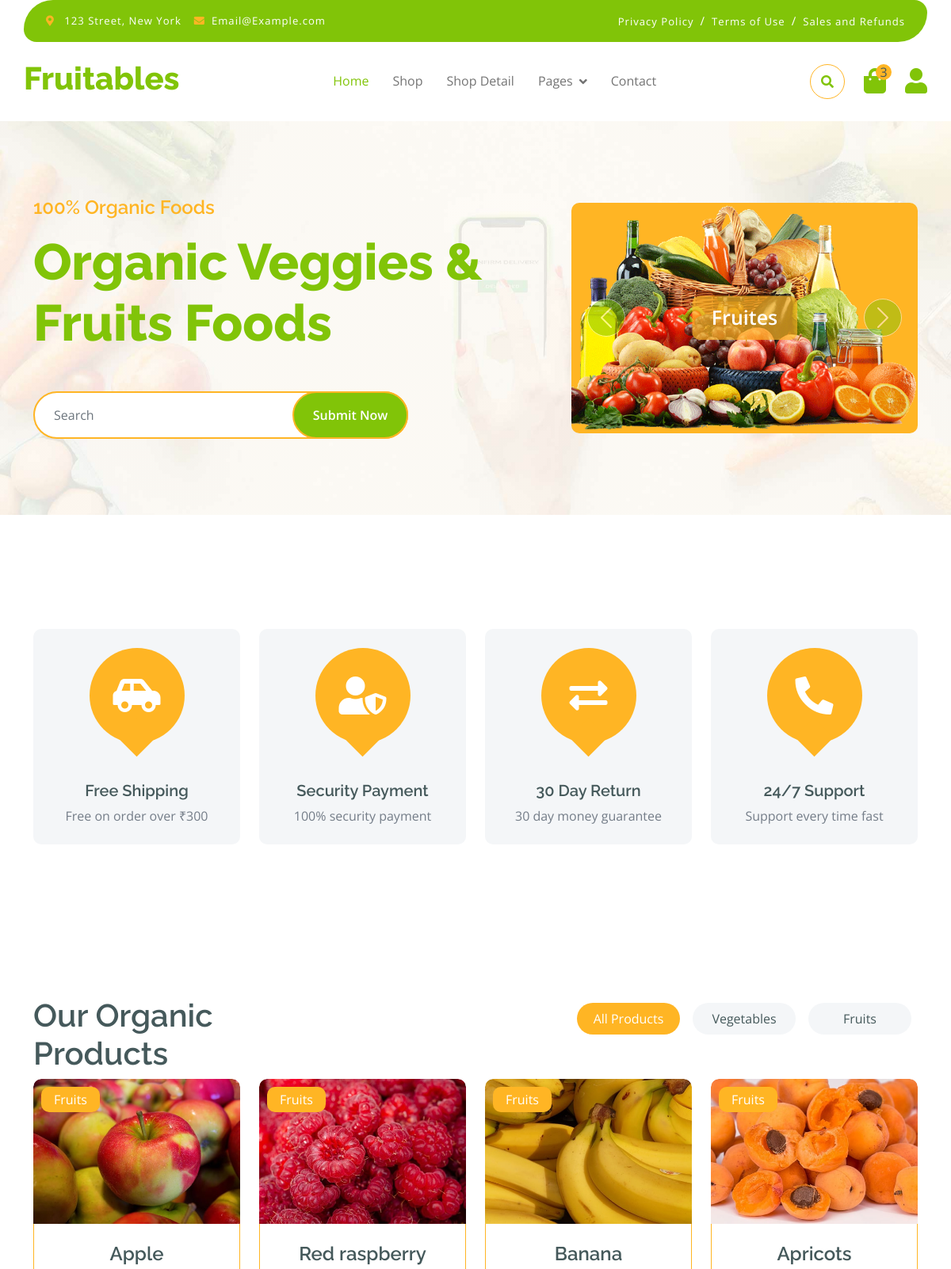
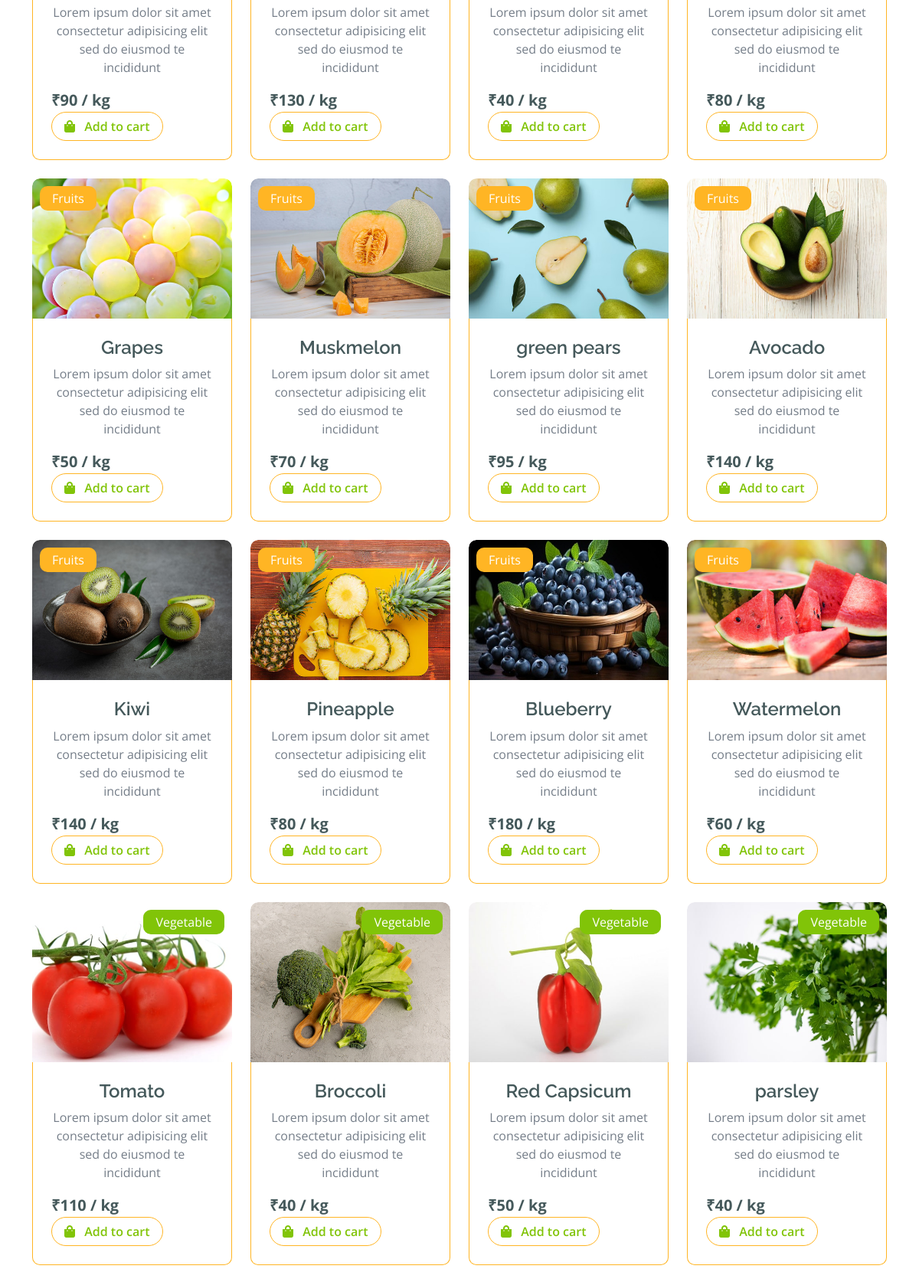
Page /index/ (signed in, upper part) on the committed database (2 pictures, top to bottom).
### app1/models.py (models this page shows, shortened)
class Product(models.Model):
    product_name = models.CharField(max_length=50)
    product_price = models.IntegerField()
    product_quantity = models.IntegerField()
    product_img = models.ImageField(upload_to="image", default=None)
    product_details = models.CharField(max_length=500)
    product_id = models.CharField(primary_key=True, max_length=5)
    product_category = models.IntegerField(
        choices=CategoryChoices.choices, default=CategoryChoices.ALL
    )

### app1/views.py (the view)
# urls.py: path("index/", IndexView.as_view(), name="index"),
class IndexView(generics.CreateAPIView):
    renderer_classes = [TemplateHTMLRenderer]
    template_name = "index.html"
    def get(self, request: Union[Request, HttpRequest]) -> Union[render, redirect]:
            if "username" not in request.session:
                return redirect("login")
            query = request.GET.get('q')
            min_price = request.GET.get('min_price')
            max_price = request.GET.get('max_price')
            products = Product.objects.all()
            if query:
                products = products.filter(product_name__icontains=query)
            if min_price:
                products = products.filter(product_price__gte=min_price)
            if max_price:
                products = products.filter(product_price__lte=max_price)
            fruits = products.filter(product_category=2)
            veg = products.filter(product_category=1)
            return render(
                request,
                self.template_name,
                context={
                    "all_product": products,
                    "veg": veg,
                    "fruits": fruits,
                },
            )

### app1/templates/index.html (shortened to what this page needs)
{% load static %}
{% load rest_framework %}
<!DOCTYPE html>
<html lang="en">
    <head>
        <link rel="stylesheet" href="https://use.fontawesome.com/releases/v5.15.4/css/all.css"/>
        <link href="https://cdn.jsdelivr.net/npm/bootstrap-icons@1.4.1/font/bootstrap-icons.css" rel="stylesheet">
        <link rel="stylesheet" href="{% static 'frgot.csslightbox.min.css' %}" />
        <link rel="stylesheet" href="{% static 'owl.carousel.min.css' %}" />
        <link rel="stylesheet" href="{% static 'bootstrap.min.css' %}" />
        <link rel="stylesheet" href="{% static 'style.css' %}" />
    </head>
    <body>
        <div class="container-fluid fixed-top">
            <div class="container topbar bg-primary d-none d-lg-block">
                <div class="d-flex justify-content-between">
                    <div class="top-info ps-2">
                        <small class="me-3"><i class="fas fa-map-marker-alt me-2 text-secondary"></i> <a href="#" class="text-white">123 Street, New York</a></small>
                        <small class="me-3"><i class="fas fa-envelope me-2 text-secondary"></i><a href="#" class="text-white">Email@Example.com</a></small>
                    </div>
                    <div class="top-link pe-2">
                        <a href="#" class="text-white"><small class="text-white mx-2">Privacy Policy</small>/</a>
                        <a href="#" class="text-white"><small class="text-white mx-2">Terms of Use</small>/</a>
                        <a href="#" class="text-white"><small class="text-white ms-2">Sales and Refunds</small></a>
                    </div>
                </div>
            </div>
            <div class="container px-0">
                <nav class="navbar navbar-light bg-white navbar-expand-xl">
                    <a href="index.html" class="navbar-brand"><h1 class="text-primary display-6">Fruitables</h1></a>
                    <div class="collapse navbar-collapse bg-white" id="navbarCollapse">
                        <div class="navbar-nav mx-auto">
                            <a  href="{% url 'index' %}" class="nav-item nav-link active">Home</a>
                            <a href="{% url 'shop' %}" class="nav-item nav-link">Shop</a>
                            <a href="" class="nav-item nav-link">Shop Detail</a>
                            <div class="nav-item dropdown">
                                <a href="#" class="nav-link dropdown-toggle" data-bs-toggle="dropdown">Pages</a>
                            </div>
                            <a href="{% url 'contact' %}" class="nav-item nav-link">Contact</a>
                        </div>
                        <div class="d-flex m-3 me-0">
                            <button class="btn-search btn border border-secondary btn-md-square rounded-circle bg-white me-4" data-bs-toggle="modal" data-bs-target="#searchModal"><i class="fas fa-search text-primary"></i></button>
                            <a href="{% url 'cart' %}" class="position-relative me-4 my-auto">
                                <i class="fa fa-shopping-bag fa-2x"></i>
                                <span class="position-absolute bg-secondary rounded-circle d-flex align-items-center justify-content-center text-dark px-1" style="top: -5px; left: 15px; height: 20px; min-width: 20px;">3</span>
                            </a>
                            <a href="#" class="my-auto">
                                <i class="fas fa-user fa-2x"></i>
                            </a>
                        </div>
                    </div>
                </nav>
            </div>
        </div>
        <div class="container-fluid py-5 mb-5 hero-header">
            <div class="container py-5">
                <div class="row g-5 align-items-center">
                    <div class="col-md-12 col-lg-7">
                        <h4 class="mb-3 text-secondary">100% Organic Foods</h4>
                        <h1 class="mb-5 display-3 text-primary">Organic Veggies & Fruits Foods</h1>
                        <div class="position-relative mx-auto">
                            <input class="form-control border-2 border-secondary w-75 py-3 px-4 rounded-pill" type="number" placeholder="Search">
                            <button type="submit" class="btn btn-primary border-2 border-secondary py-3 px-4 position-absolute rounded-pill text-white h-100" style="top: 0; right: 25%;">Submit Now</button>
                        </div>
                    </div>
                    <div class="col-md-12 col-lg-5">
                        <div id="carouselId" class="carousel slide position-relative" data-bs-ride="carousel">
                            <div class="carousel-inner" role="listbox">
                                <div class="carousel-item active rounded">
                                    <img src="{% static 'img\hero-img-1.png'%}" class="img-fluid w-100 h-100 bg-secondary rounded" alt="First slide">
                                    <a href="#" class="btn px-4 py-2 text-white rounded">Fruites</a>
                                </div>
                            </div>
                            <button class="carousel-control-prev" type="button" data-bs-target="#carouselId" data-bs-slide="prev">
                                <span class="carousel-control-prev-icon" aria-hidden="true"></span>
                            </button>
                            <button class="carousel-control-next" type="button" data-bs-target="#carouselId" data-bs-slide="next">
                                <span class="carousel-control-next-icon" aria-hidden="true"></span>
                            </button>
                        </div>
                    </div>
                </div>
            </div>
        </div>
        <div class="container-fluid featurs py-5">
            <div class="container py-5">
                <div class="row g-4">
                    <div class="col-md-6 col-lg-3">
                        <div class="featurs-item text-center rounded bg-light p-4">
                            <div class="featurs-icon btn-square rounded-circle bg-secondary mb-5 mx-auto">
                                <i class="fas fa-car-side fa-3x text-white"></i>
                            </div>
                            <div class="featurs-content text-center">
                                <h5>Free Shipping</h5>
                                <p class="mb-0">Free on order over ₹300</p>
                            </div>
                        </div>
                    </div>
                    <div class="col-md-6 col-lg-3">
                        <div class="featurs-item text-center rounded bg-light p-4">
                            <div class="featurs-icon btn-square rounded-circle bg-secondary mb-5 mx-auto">
                                <i class="fas fa-user-shield fa-3x text-white"></i>
                            </div>
                            <div class="featurs-content text-center">
                                <h5>Security Payment</h5>
                                <p class="mb-0">100% security payment</p>
                            </div>
                        </div>
                    </div>
                    <div class="col-md-6 col-lg-3">
                        <div class="featurs-item text-center rounded bg-light p-4">
                            <div class="featurs-icon btn-square rounded-circle bg-secondary mb-5 mx-auto">
                                <i class="fas fa-exchange-alt fa-3x text-white"></i>
                            </div>
                            <div class="featurs-content text-center">
                                <h5>30 Day Return</h5>
                                <p class="mb-0">30 day money guarantee</p>
                            </div>
                        </div>
                    </div>
                    <div class="col-md-6 col-lg-3">
                        <div class="featurs-item text-center rounded bg-light p-4">
                            <div class="featurs-icon btn-square rounded-circle bg-secondary mb-5 mx-auto">
                                <i class="fa fa-phone-alt fa-3x text-white"></i>
                            </div>
                            <div class="featurs-content text-center">
                                <h5>24/7 Support</h5>
                                <p class="mb-0">Support every time fast</p>
                            </div>
                        </div>
                    </div>
                </div>
            </div>
        </div>
        <div class="container-fluid fruite py-5">
            <div class="container py-5">
                <div class="tab-class text-center">
                    <div class="row g-4">
                        <div class="col-lg-4 text-start">
                            <h1>Our Organic Products</h1>
                        </div>
                        <div class="col-lg-8 text-end">
                            <ul class="nav nav-pills d-inline-flex text-center mb-5">
                                <li class="nav-item">
                                    <a class="d-flex m-2 py-2 bg-light rounded-pill active" data-bs-toggle="pill" href="#tab-1">
                                        <span class="text-dark" style="width: 130px;">All Products</span>
                                    </a>
                                </li>
                                <li class="nav-item">
                                    <a class="d-flex py-2 m-2 bg-light rounded-pill" data-bs-toggle="pill" href="#tab-2">
                                        <span class="text-dark" style="width: 130px;">Vegetables</span>
                                    </a>
                                </li>
                                <li class="nav-item">
                                    <a class="d-flex m-2 py-2 bg-light rounded-pill" data-bs-toggle="pill" href="#tab-3">
                                        <span class="text-dark" style="width: 130px;">Fruits</span>
                                    </a>
                                </li>
                            </ul>
                        </div>
                    </div>
                    <div class="tab-content">
                        <div id="tab-1" class="tab-pane fade show p-0 active">
                            <div class="row g-4">
                                <div class="col-lg-12">
                                    <div class="row g-4">
                                        {% for fruit in fruits %}
                                        <div class="col-md-6 col-lg-4 col-xl-3">
                                            <div class="rounded position-relative fruite-item">
                                                <div class="fruite-img">
                                                    <a href="{% url 'shopdetail' fruit.product_id %}">
                                                        <img src="{{fruit.product_img.url}}" class="img-fluid w-100 rounded-top" alt="">
                                                    </a>
                                                </div>
                                                <div class="text-white bg-secondary px-3 py-1 rounded position-absolute" style="top: 10px; left: 10px;">Fruits</div>
                                                <div class="p-4 border border-secondary border-top-0 rounded-bottom">
                                                    <h4>{{fruit.product_name}}</h4>
                                                    <p>{{fruit.product_details}}</p>
                                                    <div class="d-flex justify-content-between flex-lg-wrap">
                                                        <p class="text-dark fs-5 fw-bold mb-0">₹{{fruit.product_price}} / kg</p>
                                                        <a href="#" class="btn border border-secondary rounded-pill px-3 text-primary"><i class="fa fa-shopping-bag me-2 text-primary"></i> Add to cart</a>
                                                    </div>
                                                </div>
                                            </div>
                                        </div>
                                        {% endfor %}
                                        {% for veg in veg %}
                                        <div class="col-md-6 col-lg-4 col-xl-3">
                                            <div class="rounded position-relative fruite-item">
                                                <div class="fruite-img">
                                                    <a href="{% url 'shopdetail' veg.product_id %}">
                                                        <img src="{{veg.product_img.url}}" class="img-fluid w-100 rounded-top" alt="">
                                                    </a>
                                                </div>
                                                <div class="text-white bg-primary px-3 py-1 rounded position-absolute" style="top: 10px; right: 10px;">Vegetable</div>
                                                <div class="p-4 border border-secondary border-top-0 rounded-bottom">
                                                    <h4>{{veg.product_name}}</h4>
                                                    <p>{{veg.product_details}}</p>
                                                    <div class="d-flex justify-content-between flex-lg-wrap">
                                                        <p class="text-dark fs-5 fw-bold mb-0">₹{{veg.product_price}} / kg</p>
                                                        <a href="#" class="btn border border-secondary rounded-pill px-3 text-primary"><i class="fa fa-shopping-bag me-2 text-primary"></i> Add to cart</a>
                                                    </div>
                                                </div>
                                            </div>
                                        </div>
                                        {% endfor %}
                                    </div>
                                </div>
                            </div>
                        </div>
                    </div>
                </div>
            </div>
        </div>
    </body>
</html>

### rows in the picture
Product: product_img (picture), product_name "Apple", product_details "Lorem ipsum dolor sit amet consectetur adipisicing elit sed do eiusmod te incididunt", product_price "90"
Product: product_img (picture), product_name "Red raspberry", product_details "Lorem ipsum dolor sit amet consectetur adipisicing elit sed do eiusmod te incididunt", product_price "130"
Product: product_img (picture), product_name "Banana", product_details "Lorem ipsum dolor sit amet consectetur adipisicing elit sed do eiusmod te incididunt", product_price "40"
Product: product_img (picture), product_name "Apricots", product_details "Lorem ipsum dolor sit amet consectetur adipisicing elit sed do eiusmod te incididunt", product_price "80"
Product: product_img (picture), product_name "Grapes", product_details "Lorem ipsum dolor sit amet consectetur adipisicing elit sed do eiusmod te incididunt", product_price "50"
Product: product_img (picture), product_name "Muskmelon", product_details "Lorem ipsum dolor sit amet consectetur adipisicing elit sed do eiusmod te incididunt", product_price "70"
Product: product_img (picture), product_name "green pears", product_details "Lorem ipsum dolor sit amet consectetur adipisicing elit sed do eiusmod te incididunt", product_price "95"
Product: product_img (picture), product_name "Avocado", product_details "Lorem ipsum dolor sit amet consectetur adipisicing elit sed do eiusmod te incididunt", product_price "140"
Product: product_img (picture), product_name "Kiwi", product_details "Lorem ipsum dolor sit amet consectetur adipisicing elit sed do eiusmod te incididunt", product_price "140"
Product: product_img (picture), product_name "Pineapple", product_details "Lorem ipsum dolor sit amet consectetur adipisicing elit sed do eiusmod te incididunt", product_price "80"
Product: product_img (picture), product_name "Blueberry", product_details "Lorem ipsum dolor sit amet consectetur adipisicing elit sed do eiusmod te incididunt", product_price "180"
Product: product_img (picture), product_name "Watermelon", product_details "Lorem ipsum dolor sit amet consectetur adipisicing elit sed do eiusmod te incididunt", product_price "60"
Product: product_img (picture), product_name "Tomato", product_details "Lorem ipsum dolor sit amet consectetur adipisicing elit sed do eiusmod te incididunt", product_price "110"
Product: product_img (picture), product_name "Broccoli", product_details "Lorem ipsum dolor sit amet consectetur adipisicing elit sed do eiusmod te incididunt", product_price "40"
Product: product_img (picture), product_name "Red Capsicum", product_details "Lorem ipsum dolor sit amet consectetur adipisicing elit sed do eiusmod te incididunt", product_price "50"
Product: product_img (picture), product_name "parsley", product_details "Lorem ipsum dolor sit amet consectetur adipisicing elit sed do eiusmod te incididunt", product_price "40"
